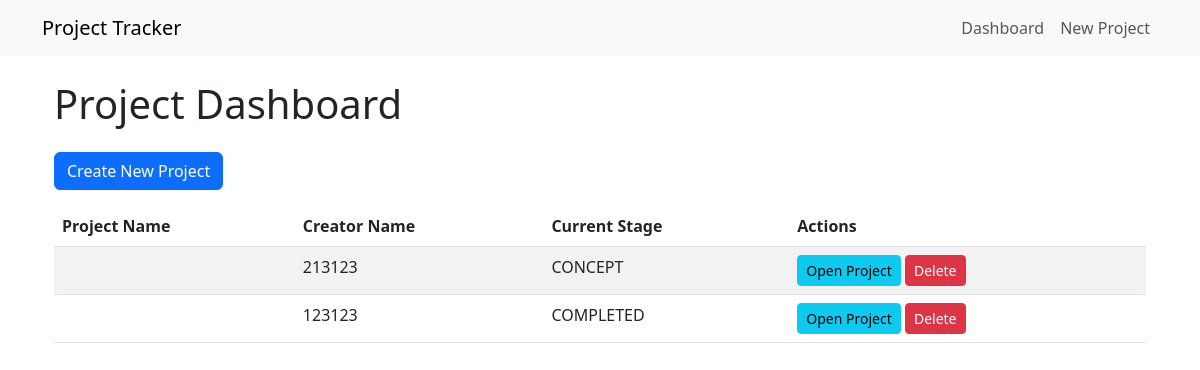
Before: / with the older database file.
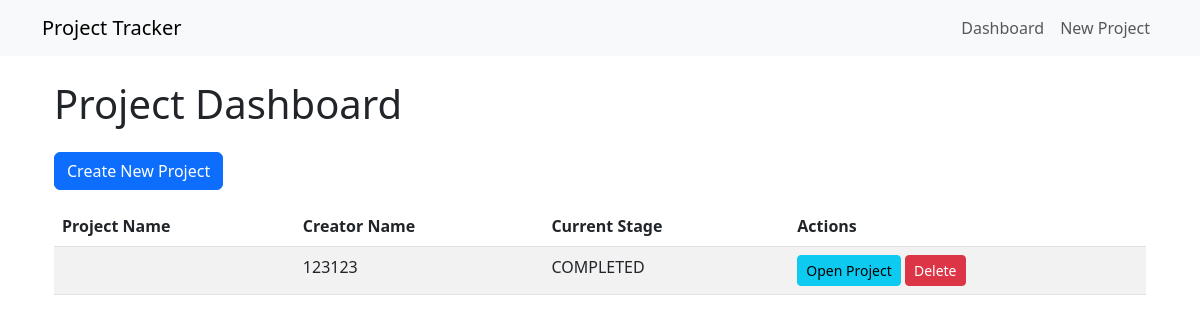
After: the same page with the newer database file.
### models.py (models this page shows)
class Project(Base):
    __tablename__ = 'projects'
    id = Column(Integer, primary_key=True)
    creator_name = Column(String(255), nullable=False)
    project_name = Column(String(255), nullable=False)
    current_stage = Column(Enum('CONCEPT', 'DESIGN', 'MODELING', 'PROTOTYPE', 'CONTRACT', 'PRODUCTION', 'LAUNCHED', 'COMPLETED', 'CANCELLED'), nullable=False)
    first_contact_date = Column(Date)
    first_response_date = Column(Date)
    last_contact_date = Column(Date)
    last_response_date = Column(Date)
    primary_communication_method = Column(String(50))
    communication = relationship("Communication", back_populates="project")
    design = relationship("Design", back_populates="project")
    modeling = relationship("Modeling", back_populates="project")
    prototype = relationship("Prototype", back_populates="project")
    product_pictures = relationship("ProductPictures", back_populates="project")
    contract = relationship("Contract", back_populates="project")
    tooling = relationship("Tooling", back_populates="project")
    launch = relationship("Launch", back_populates="project")
    production = relationship("Production", back_populates="project")
    packaging = relationship("Packaging", back_populates="project")
    customer_service = relationship("CustomerService", back_populates="project")
    freight = relationship("Freight", back_populates="project")
    shipping = relationship("Shipping", back_populates="project")

### app.py (the view)
@app.route('/')
def dashboard():
    projects = Project.query.all()
    return render_template('dashboard.html', projects=projects)

### app.py (called while the page is built)
@app.teardown_appcontext
def shutdown_session(exception=None):
    db_session.remove()

### templates/dashboard.html (shortened to what this page needs)
{% extends "base.html" %}
{% block content %}
<div class="container">
    <h1 class="my-4">Project Dashboard</h1>
    <a href="{{ url_for('new_project') }}" class="btn btn-primary mb-3">Create New Project</a>
    <table class="table table-striped">
        <thead>
            <tr>
                <th>Project Name</th>
                <th>Creator Name</th>
                <th>Current Stage</th>
                <th>Actions</th>
            </tr>
        </thead>
        <tbody>
            {% for project in projects %}
            <tr>
                <td>{{ project.project_name }}</td>
                <td>{{ project.creator_name }}</td>
                <td>{{ project.current_stage }}</td>
                <td>
                    <a href="{{ url_for('edit_project', project_id=project.id) }}" class="btn btn-sm btn-info">Open Project</a>
                    <button class="btn btn-sm btn-danger" onclick="confirmDelete({{ project.id }})">Delete</button>
                </td>
            </tr>
            {% endfor %}
        </tbody>
    </table>
</div>
{% endblock %}

### templates/base.html (shortened to what this page needs)
<!DOCTYPE html>
<html lang="en">
<head>
    <link rel="stylesheet" href="https://cdnjs.cloudflare.com/ajax/libs/bootstrap/5.3.0/css/bootstrap.min.css">
</head>
<body>
    <nav class="navbar navbar-expand-lg navbar-light bg-light">
        <div class="container">
            <a class="navbar-brand" href="/">Project Tracker</a>
            <ul class="navbar-nav">
                <li class="nav-item">
                    <a class="nav-link" href="/">Dashboard</a>
                </li>
                <li class="nav-item">
                    <a class="nav-link" href="/project/new">New Project</a>
                </li>
            </ul>
        </div>
    </nav>
    <div class="container mt-4">
        {% block content %}{% endblock %}
    </div>
</body>
</html>

Changed rows visible on the page:
removed Project: creator_name "213123", current_stage "CONCEPT"
